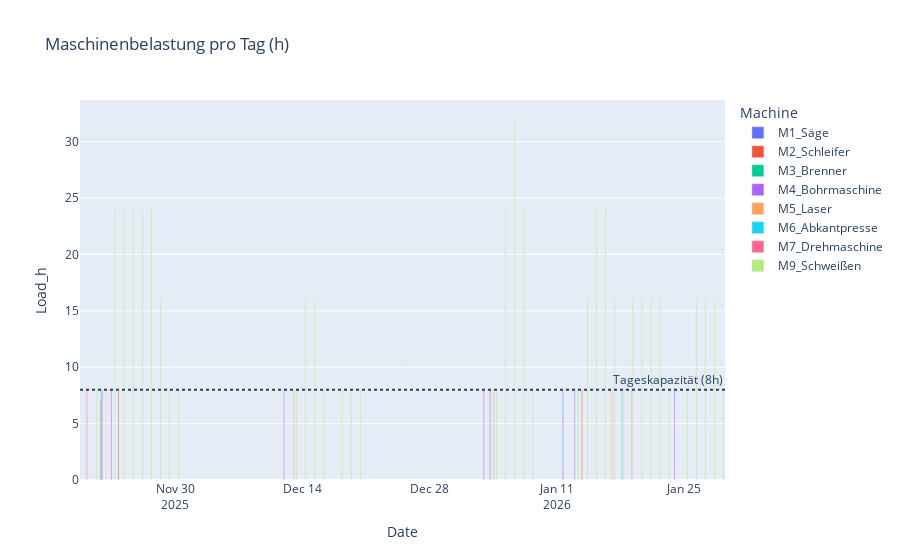

Source (notebook cell):
### Code cell
import plotly.express as px

fig = px.bar(
    machine_load,
    x="Date",
    y="Load_h",
    color="Machine",
    barmode="group",
    title="Maschinenbelastung pro Tag (h)"
)

# Optionale Kapazitätslinie (8h pro Tag oder 40h pro Woche)
fig.add_hline(y=8, line_dash="dot", annotation_text="Tageskapazität (8h)", annotation_position="top right")

fig.show()

### Figure 1 — Plotly figure (JSON) as saved in the notebook; plotly's stock layout.template omitted (floating-point values rounded to 4 significant figures)
{"data": [{"alignmentgroup": "True", "hovertemplate": "Machine=M1_Säge<br>Date=%{x}<br>Load_h=%{y}<extra></extra>", "legendgroup": "M1_Säge", "marker": {"color": "#636efa", "pattern": {"shape": ""}}, "name": "M1_Säge", "offsetgroup": "M1_Säge", "orientation": "v", "showlegend": true, "textposition": "auto", "type": "bar", "x": ["2026-01-04", "2026-01-12"], "xaxis": "x", "y": [8.0, 8.0], "yaxis": "y"}, {"alignmentgroup": "True", "hovertemplate": "Machine=M2_Schleifer<br>Date=%{x}<br>Load_h=%{y}<extra></extra>", "legendgroup": "M2_Schleifer", "marker": {"color": "#EF553B", "pattern": {"shape": ""}}, "name": "M2_Schleifer", "offsetgroup": "M2_Schleifer", "orientation": "v", "showlegend": true, "textposition": "auto", "type": "bar", "x": ["2025-11-22", "2025-11-24", "2026-01-14"], "xaxis": "x", "y": [7.2, 8.0, 8.0], "yaxis": "y"}, {"alignmentgroup": "True", "hovertemplate": "Machine=M3_Brenner<br>Date=%{x}<br>Load_h=%{y}<extra></extra>", "legendgroup": "M3_Brenner", "marker": {"color": "#00cc96", "pattern": {"shape": ""}}, "name": "M3_Brenner", "offsetgroup": "M3_Brenner", "orientation": "v", "showlegend": true, "textposition": "auto", "type": "bar", "x": ["2025-11-22"], "xaxis": "x", "y": [8.0], "yaxis": "y"}, {"alignmentgroup": "True", "hovertemplate": "Machine=M4_Bohrmaschine<br>Date=%{x}<br>Load_h=%{y}<extra></extra>", "legendgroup": "M4_Bohrmaschine", "marker": {"color": "#ab63fa", "pattern": {"shape": ""}}, "name": "M4_Bohrmaschine", "offsetgroup": "M4_Bohrmaschine", "orientation": "v", "showlegend": true, "textposition": "auto", "type": "bar", "x": ["2025-11-22", "2025-11-23", "2025-12-12", "2026-01-03", "2026-01-13", "2026-01-24"], "xaxis": "x", "y": [8.0, 8.0, 8.0, 8.0, 8.0, 8.0], "yaxis": "y"}, {"alignmentgroup": "True", "hovertemplate": "Machine=M5_Laser<br>Date=%{x}<br>Load_h=%{y}<extra></extra>", "legendgroup": "M5_Laser", "marker": {"color": "#FFA15A", "pattern": {"shape": ""}}, "name": "M5_Laser", "offsetgroup": "M5_Laser", "orientation": "v", "showlegend": true, "textposition": "auto", "type": "bar", "x": ["2025-12-13", "2026-01-04", "2026-01-17"], "xaxis": "x", "y": [8.0, 8.0, 8.0], "yaxis": "y"}, {"alignmentgroup": "True", "hovertemplate": "Machine=M6_Abkantpresse<br>Date=%{x}<br>Load_h=%{y}<extra></extra>", "legendgroup": "M6_Abkantpresse", "marker": {"color": "#19d3f3", "pattern": {"shape": ""}}, "name": "M6_Abkantpresse", "offsetgroup": "M6_Abkantpresse", "orientation": "v", "showlegend": true, "textposition": "auto", "type": "bar", "x": ["2026-01-18"], "xaxis": "x", "y": [8.0], "yaxis": "y"}, {"alignmentgroup": "True", "hovertemplate": "Machine=M7_Drehmaschine<br>Date=%{x}<br>Load_h=%{y}<extra></extra>", "legendgroup": "M7_Drehmaschine", "marker": {"color": "#FF6692", "pattern": {"shape": ""}}, "name": "M7_Drehmaschine", "offsetgroup": "M7_Drehmaschine", "orientation": "v", "showlegend": true, "textposition": "auto", "type": "bar", "x": ["2025-11-20", "2026-01-19"], "xaxis": "x", "y": [8.0, 8.0], "yaxis": "y"}, {"alignmentgroup": "True", "hovertemplate": "Machine=M9_Schweißen<br>Date=%{x}<br>Load_h=%{y}<extra></extra>", "legendgroup": "M9_Schweißen", "marker": {"color": "#B6E880", "pattern": {"shape": ""}}, "name": "M9_Schweißen", "offsetgroup": "M9_Schweißen", "orientation": "v", "showlegend": true, "textposition": "auto", "type": "bar", "x": ["2025-11-21", "2025-11-22", "2025-11-23", "2025-11-24", "2025-11-25", "2025-11-26", "2025-11-27", "2025-11-28", "2025-11-29", "2025-11-30", "2025-12-13", "2025-12-14", "2025-12-15", "2025-12-16", "2025-12-18", "2025-12-19", "2025-12-20", "2026-01-04", "2026-01-05", "2026-01-06", "2026-01-07", "2026-01-08", "2026-01-13", "2026-01-14", "2026-01-15", "2026-01-16", "2026-01-17", "2026-01-18", "2026-01-19", "2026-01-20", "2026-01-21", "2026-01-22", "2026-01-23", "2026-01-25", "2026-01-26", "2026-01-27", "2026-01-28", "2026-01-29"], "xaxis": "x", "y": [8.0, 8.0, 24.0, 24.0, 24.0, 24.0, 24.0, 16.0, 8.0, 8.0, 8.0, 16.0, 16.0, 8.0, 8.0, 8.0, 8.0, 8.0, 24.0, 32.0, 24.0, 8.0, 8.0, 16.0, 24.0, 24.0, 16.0, 8.0, 16.0, 16.0, 16.0, 16.0, 8.0, 8.0, 16.0, 16.0, 16.0, 8.0], "yaxis": "y"}], "layout": {"annotations": [{"showarrow": false, "text": "Tageskapazität (8h)", "x": 1, "xanchor": "right", "xref": "x domain", "y": 8, "yanchor": "bottom", "yref": "y"}], "barmode": "group", "legend": {"title": {"text": "Machine"}, "tracegroupgap": 0}, "shapes": [{"line": {"dash": "dot"}, "type": "line", "x0": 0, "x1": 1, "xref": "x domain", "y0": 8, "y1": 8, "yref": "y"}], "title": {"text": "Maschinenbelastung pro Tag (h)"}, "xaxis": {"anchor": "y", "domain": [0, 1], "title": {"text": "Date"}}, "yaxis": {"anchor": "x", "domain": [0, 1], "title": {"text": "Load_h"}}}}
